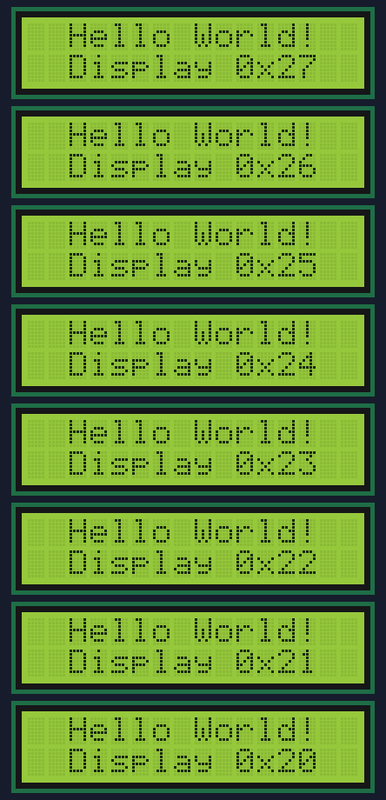
Simulated run of this sketch. Board: Arduino Uno, built with avr-gcc and run on an emulated ATmega328P. Shown: 8 × 16×2 character LCD.

Above: at 0.8 s.
At 1.8 s:
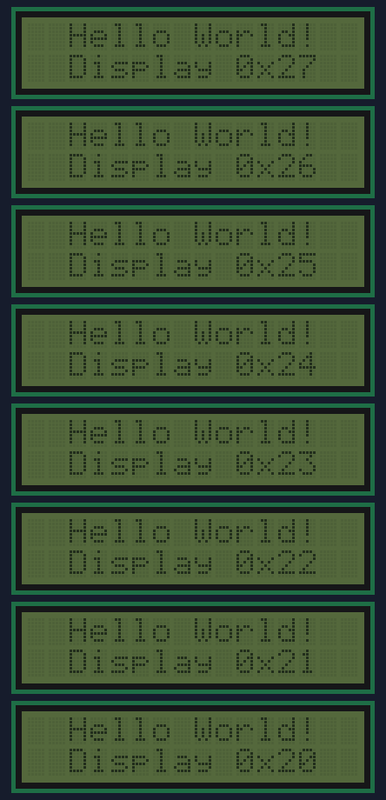

The sketch:

I2C_Displays.ino
```cpp
#include <Wire.h>
#include <LiquidCrystal_I2C.h>

LiquidCrystal_I2C lcd[] = {
  LiquidCrystal_I2C(0x27,16,2),
  LiquidCrystal_I2C(0x26,16,2),
  LiquidCrystal_I2C(0x25,16,2),
  LiquidCrystal_I2C(0x24,16,2),
  LiquidCrystal_I2C(0x23,16,2),
  LiquidCrystal_I2C(0x22,16,2),
  LiquidCrystal_I2C(0x21,16,2),
  LiquidCrystal_I2C(0x20,16,2)
};

void setup(){
  for(int i = 0; i < 8; i++){
    lcd[i].init();
    lcd[i].setCursor(2,0);
    lcd[i].print("Hello World!");
    lcd[i].setCursor(2, 1);
    lcd[i].print("Display 0x");
    lcd[i].print(27 - i);
  }
}


void loop() {
  digitalWrite(13, HIGH);
  for(int i = 0; i < 8; i++)
    lcd[i].backlight();
  delay(1000);

  digitalWrite(13, LOW);
  for(int i = 0; i < 8; i++)
    lcd[i].noBacklight();
  delay(1000);
}
```

Measured:
- what the display in image 1 shows lasts 1.0 s, from 1.7 s to 2.7 s
